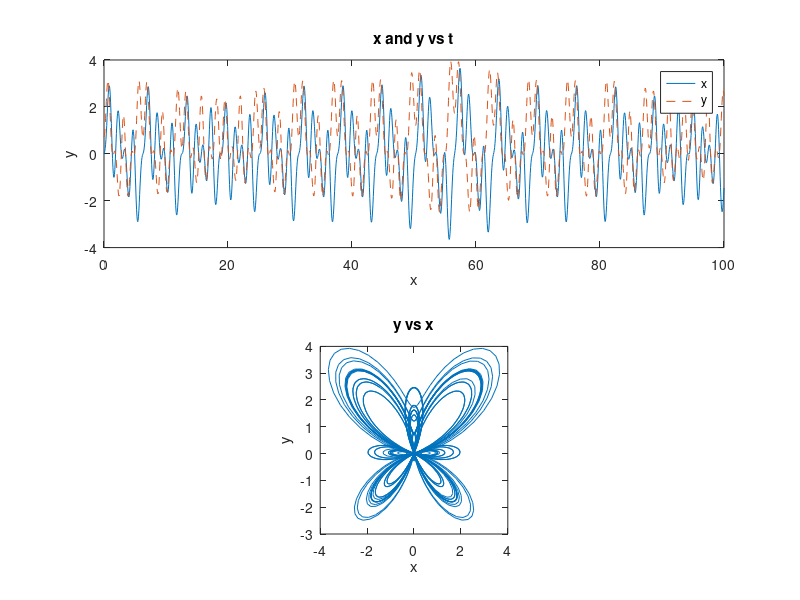
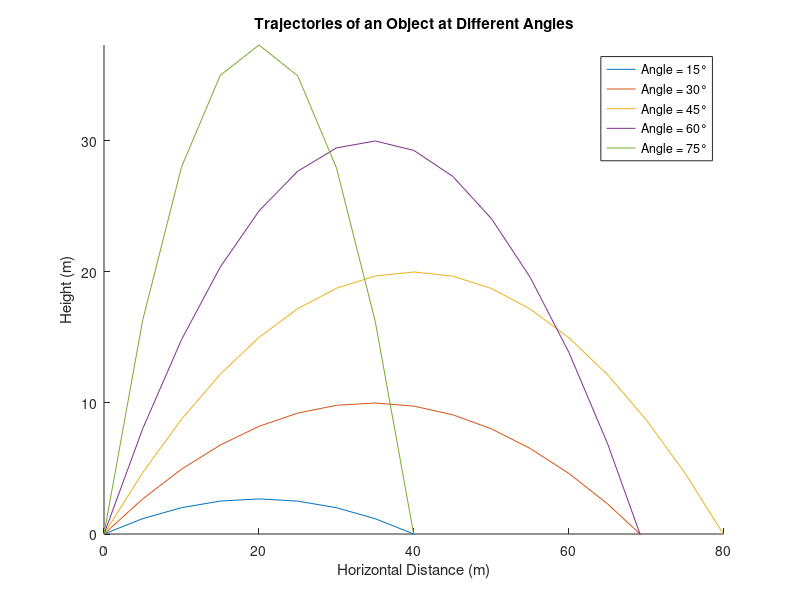

These charts were generated, in order, by the following MATLAB code: (Note: this script raises an error after producing the figures.)
%Q1
t = 0:1/16:100; 
x = sin(t).*(exp(cos(t))-2*cos(4*t)-(sin(t/12)).^5);
y = cos(t).*(exp(cos(t))-2*cos(4*t)-(sin(t/12)).^5);

subplot(2,1,1); 
plot(t, x, '', t, y, '--');
title('x and y vs t'); 
xlabel('x'); 
ylabel('y'); 
legend('x', 'y'); 

subplot(2,1,2); 
plot(x, y);
axis square; 
title('y vs x'); 
xlabel('x'); 
ylabel('y');

figure; 

%Q2
angle = 15:15:75; 
distance = 0:5:80; 
v_0 = 28; 
y_0 = 0; 
g = 9.81; 
results = zeros(length(distance), length(angle)); 
for i = 1:length(distance)
    for j = 1:length(angle)
        dist = distance(i); 
        ang = deg2rad(angle(j));
        results(i, j) = tan(ang)*dist - ( dist^2 * (g/(2*v_0^2*(cos(ang))^2)) ) + y_0;
        fprintf("Results(%d, %d) = %f\n", i, j, results(i, j)); 
        %fprintf("i, j = %d, %d\n", idx1, idx2); 
    end
end

hold on;  %keep all plots on the same figure
for j = 1:length(angle)
    plot(distance, results(:, j), 'DisplayName', sprintf('Angle = %d°', angle(j)));
end
xlabel('Horizontal Distance (m)');
ylabel('Height (m)');
title('Trajectories of an Object at Different Angles');
legend('show');
axis([0 80 0 inf]);

%Q3
%fill in the channel table 
channel_data = zeros(5, 4); 
channel_data(1, 1) = 0.035;
channel_data(1, 2) = 0.0001; 
channel_data(1, 3) = 10; 
channel_data(1, 4) = 2; 
channel_data(2, 1) = 0.020;
channel_data(2, 2) = 0.0002; 
channel_data(2, 3) = 8; 
channel_data(2, 4) = 1; 
channel_data(3, 1) = 0.015;
channel_data(3, 2) = 0.0010; 
channel_data(3, 3) = 20; 
channel_data(3, 4) = 1.5; 
channel_data(4, 1) = 0.030;
channel_data(4, 2) = 0.0007; 
channel_data(4, 3) = 24; 
channel_data(4, 4) = 3; 
channel_data(5, 1) = 0.022;
channel_data(5, 2) = 0.0003; 
channel_data(5, 3) = 15; 
channel_data(5, 4) = 2.5; 

velocities = (sqrt(channel_data(:, 2)) ./ channel_data(:, 1)) .* ( (channel_data(:, 3) .* channel_data(:, 4)) ./ (channel_data(:, 3) + 2*channel_data(:, 4)) ).^(2/3); 
disp(velocities);  

%Q4
f_t = @(t) 8 * exp(-0.25*t) .* sin(t-2);  %define the function for part (a)
[diff_t, plot_t] = func_diff_plot(f_t, [0, 6*pi]); 

%display result
fprintf('Difference between max and min (f_t): %f\n', diff_t);

f_x = @(x) exp(4*x).*sin(1./x);  %define the function for part (b)
[diff_x, plot_x] = func_diff_plot(f_x, [0.01, 0.2]); 

%display result
fprintf('Difference between max and min for (f_x): %f\n', diff_x);

%Q5
t_values = linspace(0, 30, 1000);  %time range from 0 to 30 with 1000 points

%compute the corresponding velocity values
v_values = arrayfun(@rocket_velocity, t_values);  %apply the rocket_velocity function for each t value

%plot
figure;
plot(t_values, v_values);
xlabel('Time (t)');
ylabel('Velocity (v)');
title('Rocket Velocity vs Time');
grid on;
